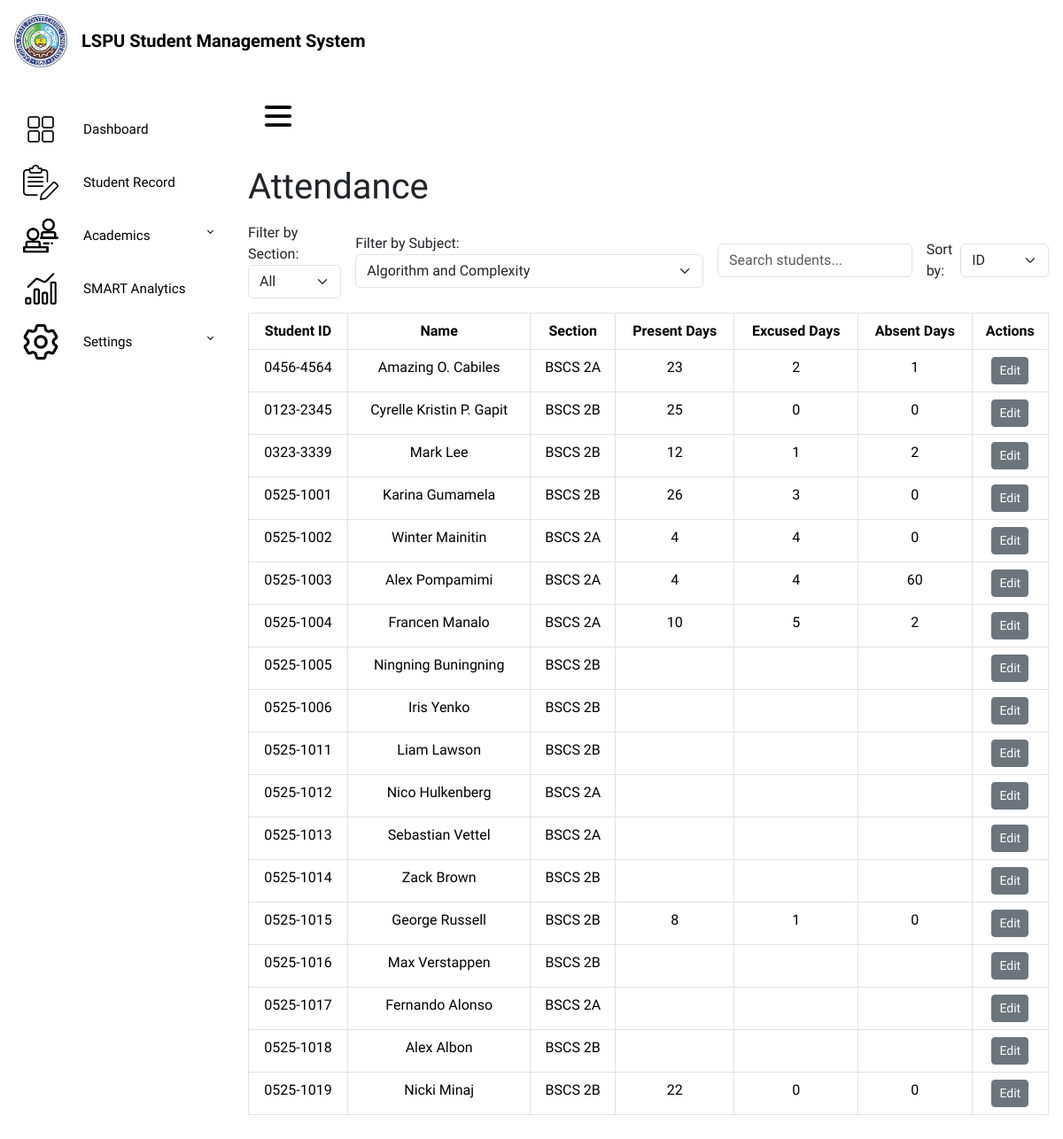
Screenshot of /academics/ with the database file from the repository.
### SMSapp/models.py (models this page shows, shortened)
class Student(models.Model):
    student_id = models.CharField(max_length=20, unique=True, blank=True)
    name = models.CharField(max_length=100)
    contact = models.CharField(max_length=20)
    address = models.TextField()
    section = models.CharField(max_length=10, default="BSCS 2A")
    gwa = models.FloatField(default=0.0)
    profile = models.CharField(max_length=50, null=True, blank=True)  # e.g., Advanced, Average
    dropout_risk = models.CharField(max_length=50, null=True, blank=True)  # e.g., Low, Medium, High
    performance_analysis = models.TextField(null=True, blank=True)
    performance_level = models.CharField(max_length=50, null=True, blank=True)
    profile_reasoning = models.TextField(blank=True, null=True)
    dropout_risk_reasoning = models.TextField(blank=True, null=True)
    performance_insights = models.TextField(null=True, blank=True)

class Attendance(models.Model):
    student = models.ForeignKey(Student, on_delete=models.CASCADE)
    subject = models.ForeignKey(Subject, on_delete=models.CASCADE, default=1)
    present_days = models.IntegerField(default=0)
    excused_days = models.IntegerField(default=0)
    absent_days = models.IntegerField(default=0)
    class Meta:
        unique_together = ('student', 'subject')

### SMSapp/views.py (the view)
# urls.py: path("academics/", views.attendance_view, name="academics"),
def attendance_view(request):
    section_filter = request.GET.get('section', '')  # filter by section
    subject_filter = request.GET.get('subject', '')  # filter by subject
    subjects = Subject.objects.all()
    if section_filter:
        students = Student.objects.filter(section=section_filter)
    else:
        students = Student.objects.all()
    student_attendance = []
    for student in students:
        if subject_filter:
            attendance = Attendance.objects.filter(student=student, subject__code=subject_filter).first()
        else:
            attendance = Attendance.objects.filter(student=student).first()
        student_attendance.append({
            'student': student,
            'attendance': attendance,
            'subject': attendance.subject if attendance else Subject.objects.get(code=subject_filter) if subject_filter else None
        })
    return render(request, "academics.html", {
    "student_attendance": student_attendance,
    "section_filter": section_filter,
    "subjects": subjects,
    "subject_filter": subject_filter,
    "selected_subject": subject_filter,
})

### SMSapp/templates/academics.html (shortened to what this page needs)
{% load static %}
<!DOCTYPE html>
<html lang="en">
<head>
    <link href="https://cdn.jsdelivr.net/npm/bootstrap@5.3.3/dist/css/bootstrap.min.css" rel="stylesheet">
    <link href="https://cdn.lineicons.com/5.0/lineicons.css" rel="stylesheet">
    <link rel="stylesheet" href="https://cdn.jsdelivr.net/npm/bootstrap-icons@1.12.1/font/bootstrap-icons.min.css">
</head>
<body>
    <div class="topbar bg-white text-dark p-3 d-flex align-items-center">
        <a href="{% url 'home' %}" class="d-flex align-items-center text-decoration-none">
            <img src="{% static 'icons/logo.png' %}" alt="LSPU Logo" class="me-3" style="max-width: 60px;">
            <span class="fw-bold fs-5">LSPU Student Management System</span>
        </a>
    </div>
    <div class="d-flex">
        <aside id="sidebar" class="sidebar-toggle">
            <br>
            <ul class="sidebar-nav p-0">
                <li class="sidebar-item">
                    <a href="{% url 'home' %}" class="sidebar-link">
                        <img src="{% static 'icons/dashboard.png' %}" alt="Dashboard" class="me-3" style="max-width: 40px;">
                        <span>Dashboard</span>
                    </a>
                </li>
                <li class="sidebar-item">
                    <a href="{% url 'studentlist' %}" class="sidebar-link">
                        <img src="{% static 'icons/records.png' %}" alt="Student Management" class="me-3" style="max-width: 40px;">
                        <span>Student Record</span>
                    </a>
                </li>
                <li class="sidebar-item">
                    <a href="#" class="sidebar-link collapsed has-dropdown" data-bs-toggle="collapse"
                        data-bs-target="#academics" aria-expanded="false" aria-controls="academics">
                        <img src="{% static 'icons/class.png' %}" alt="Academics" class="me-3" style="max-width: 40px;">
                        <span>Academics</span>
                    </a>
                </li>
                <li class="sidebar-item">
                    <a href="{% url 'smart_analytics' %}" class="sidebar-link">
                        <img src="{% static 'icons/analytics.png' %}" alt="SMART Analytics" class="me-3" style="max-width: 40px;">
                        <span>SMART Analytics</span>
                    </a>
                </li>
                <li class="sidebar-item">
                    <a href="#" class="sidebar-link collapsed has-dropdown" data-bs-toggle="collapse"
                        data-bs-target="#setting" aria-expanded="true" aria-controls="setting">
                        <img src="{% static 'icons/settings.png' %}" alt="Settings" class="me-3" style="max-width: 40px;">
                        <span>Settings</span>
                    </a>
                </li>
            </ul>
        </aside>
        <div class="main">
            <nav class="navbar navbar-expand">
                <button class="toggler-btn" type="button"></button>
            </nav>
            <main class="p-3">
                <div class="d-flex justify-content-between align-items-center mb-3">
                    <h1 class="mb-0">Attendance</h1>
                </div>
                <div class="d-flex justify-content-between align-items-center gap-3 mb-3">
                    <div>
                        <label for="section_filter" class="form-label mb-0">Filter by Section:</label>
                        <form method="get">
                            <select name="section" id="section_filter" class="form-select" onchange="this.form.submit()">
                                <option value="">All</option>
                            </select>
                        </form>
                    </div>
                    <div style="max-width: 450px;">
                        <label for="subjectSelect" class="form-label mb-0">Filter by Subject:</label>
                        <form method="GET" action="{% url 'academics' %}">
                            <select id="subjectSelect" name="subject" class="form-select" onchange="this.form.submit()">
                                {% for subject in subjects %}
                                    <option value="{{ subject.code }}" {% if subject.code == subject_filter %}selected{% endif %}>
                                        {{ subject.name }}
                                    </option>
                                {% endfor %}
                            </select>
                        </form>
                    </div>
                    <div class="d-flex align-items-center gap-3">
                        <div style="max-width: 300px;">
                            <input type="text" id="search" class="form-control" placeholder="Search students...">
                        </div>
                        <form method="get" id="sortForm" class="d-flex align-items-center">
                            <label for="sort_by" class="me-2 mb-0">Sort by:</label>
                            <select name="sort_by" id="sort_by" class="form-select">
                                <option value="student_id" {% if current_sort == 'student_id' %}selected{% endif %}>ID</option>
                            </select>
                        </form>
                    </div>
                </div>
                <div class="table-responsive text-center">
                <table class="table table-bordered" id="studentTable">
                    <thead>
                        <tr>
                            <th class="text-center">Student ID</th>
                            <th class="text-center">Name</th>
                            <th class="text-center">Section</th>
                            <th class="text-center">Present Days</th>
                            <th class="text-center">Excused Days</th>
                            <th class="text-center">Absent Days</th>
                            <th class="text-center">Actions</th>
                        </tr>
                    </thead>
                    <tbody>
                        {% for entry in student_attendance %}
                        <tr data-id="{{ entry.student.id }}">
                            <td>{{ entry.student.student_id }}</td>
                            <td>{{ entry.student.name }}</td>
                            <td>{{ entry.student.section }}</td>
                            <td>{{ entry.attendance.present_days }}</td>
                            <td>{{ entry.attendance.excused_days }}</td>
                            <td>{{ entry.attendance.absent_days }}</td>
                            <td>
                                <button class="btn btn-sm btn-primary" data-bs-toggle="modal" data-bs-target="#editModal{{ entry.student.id }}">Edit</button>
                            </td>
                        </tr>
                        {% endfor %}
                    </tbody>
                </table>
            </div>
            </main>
        </div>
    </div>
</body>
</html>

### SMSapp/templates/academics.html (style rules this page uses)
* { font-family: "Ubuntu", sans-serif; }
li { list-style: none; }
a { text-decoration: none; color: black; }
.main { min-height: 100vh; width: 100%; overflow: hidden; }
#sidebar { max-width: 264px; min-width: 264px; transition: all 0.35s ease-in-out; background-color: white; display: flex; flex-direction: column; }
.toggler-btn { background-color: transparent; cursor: pointer; border: 0; }
.navbar { padding: 1.15rem 1.5rem; }
.sidebar-nav { flex: 1 1 auto; }
a.sidebar-link { padding: .625rem 1.625rem; color: black; position: relative; transition: all 0.35s; display: flex; align-items: center; gap: 0.75rem; }
.sidebar-link span { font-size: 0.95rem; font-weight: 500; }
.sidebar-link[data-bs-toggle="collapse"]::after { border: solid; border-width: 0 .075rem .075rem 0; content: ""; display: inline-block; padding: 2px; position: absolute; right: 1.5rem; top: 1.4rem; transform: rotate(-135deg); transition: all 0.2s ease-out; }
.sidebar-link[data-bs-toggle="collapse"].collapsed::after { transform: rotate(45deg); transition: all 0.2s ease-out; }
.btn:not(.btn-danger) { background-color: #6c757d !important; border-color: #6c757d !important; color: #fff !important; }

### rows the page displays
Student: student.student_id "0456-4564", student.name "Amazing O. Cabiles", student.section "BSCS 2A", attendance.present_days "23", attendance.excused_days "2", attendance.absent_days "1"
Student: student.student_id "0123-2345", student.name "Cyrelle Kristin P. Gapit", student.section "BSCS 2B", attendance.present_days "25", attendance.excused_days "0", attendance.absent_days "0"
Student: student.student_id "0323-3339", student.name "Mark Lee", student.section "BSCS 2B", attendance.present_days "12", attendance.excused_days "1", attendance.absent_days "2"
Student: student.student_id "0525-1001", student.name "Karina Gumamela", student.section "BSCS 2B", attendance.present_days "26", attendance.excused_days "3", attendance.absent_days "0"
Student: student.student_id "0525-1002", student.name "Winter Mainitin", student.section "BSCS 2A", attendance.present_days "4", attendance.excused_days "4", attendance.absent_days "0"
Student: student.student_id "0525-1003", student.name "Alex Pompamimi", student.section "BSCS 2A", attendance.present_days "4", attendance.excused_days "4", attendance.absent_days "60"
Student: student.student_id "0525-1004", student.name "Francen Manalo", student.section "BSCS 2A", attendance.present_days "10", attendance.excused_days "5", attendance.absent_days "2"
Student: student.student_id "0525-1005", student.name "Ningning Buningning", student.section "BSCS 2B"
Student: student.student_id "0525-1006", student.name "Iris Yenko", student.section "BSCS 2B"
Student: student.student_id "0525-1011", student.name "Liam Lawson", student.section "BSCS 2B"
Student: student.student_id "0525-1012", student.name "Nico Hulkenberg", student.section "BSCS 2A"
Student: student.student_id "0525-1013", student.name "Sebastian Vettel", student.section "BSCS 2A"
Student: student.student_id "0525-1014", student.name "Zack Brown", student.section "BSCS 2B"
Student: student.student_id "0525-1015", student.name "George Russell", student.section "BSCS 2B", attendance.present_days "8", attendance.excused_days "1", attendance.absent_days "0"
Student: student.student_id "0525-1016", student.name "Max Verstappen", student.section "BSCS 2B"
Student: student.student_id "0525-1017", student.name "Fernando Alonso", student.section "BSCS 2A"
Student: student.student_id "0525-1018", student.name "Alex Albon", student.section "BSCS 2B"
Student: student.student_id "0525-1019", student.name "Nicki Minaj", student.section "BSCS 2B", attendance.present_days "22", attendance.excused_days "0", attendance.absent_days "0"

### other values shown
form field subject "Algorithm and Complexity"
